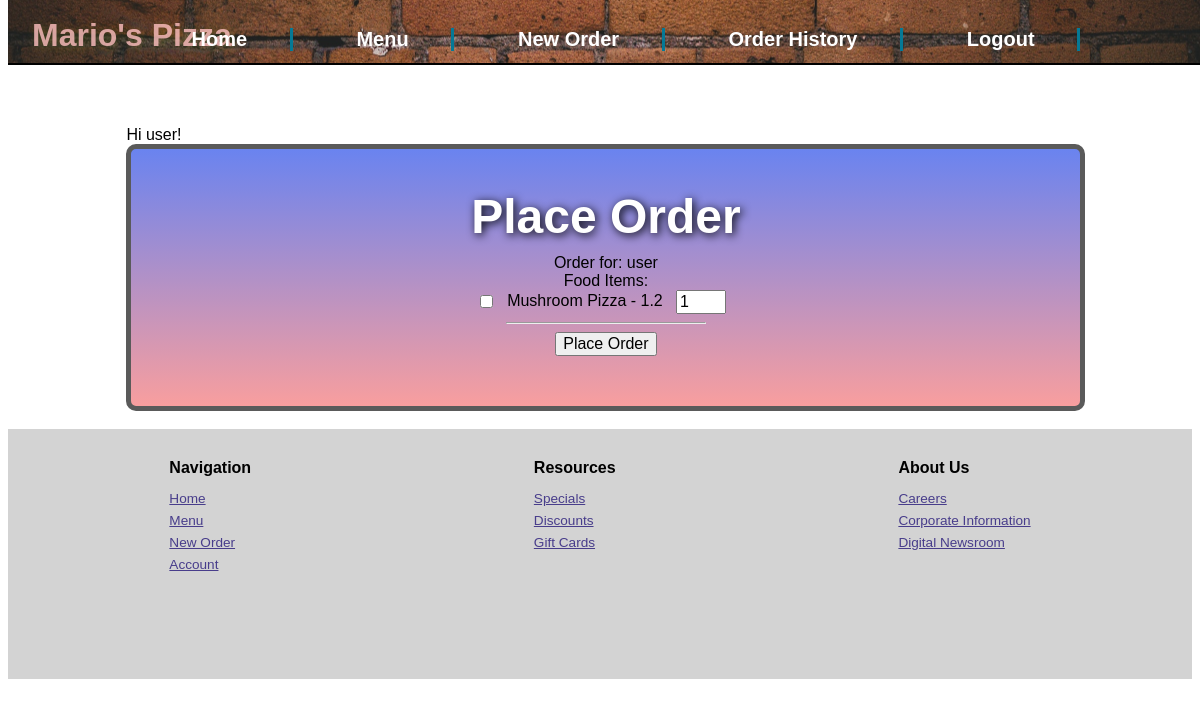
Page /order (signed in) on the earlier database version.
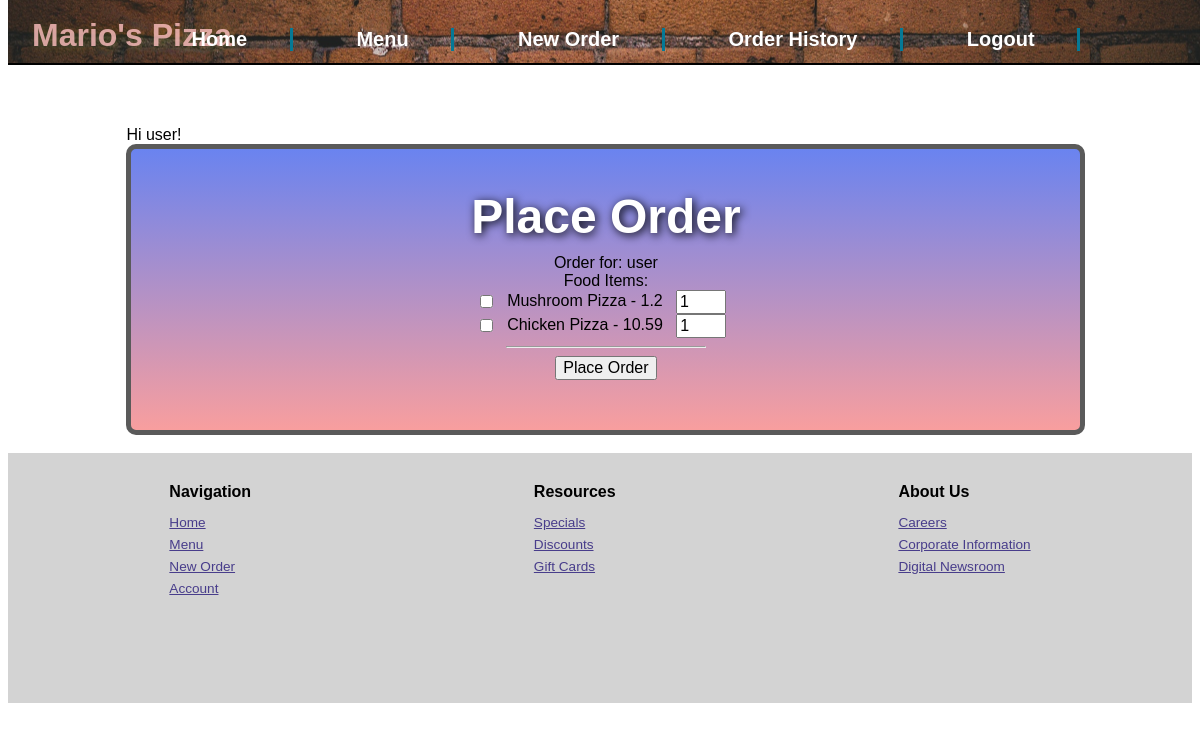
Same page on the later database version.
### models.py (models this page shows)
class Food(db.Model):
    id = db.Column(db.Integer, primary_key=True)
    name = db.Column(db.String(50))
    price = db.Column(db.Float)
    category=db.Column(db.String(50))

### routes.py (the view, shortened to what this page needs)
@app.route('/order', methods=['POST','GET'])
@login_required
def create_order():
    if request.method=='GET':
        customers = Customer.query.filter_by(role=1) # returns all the customer in customer table excepts admins
        foods = Food.query.all() #returns all the foods in food table
        return render_template('new_order.html', customers=customers, foods=foods)

### models.py (called while the page is built)
    def is_admin(self):
        return self.role == 2

### routes.py (called while the page is built)
@login_manager.user_loader
def load_user(email):
    return Customer.query.filter_by(email=email).first()

### templates/new_order.html
{% extends 'base.html' %}
{% block content %}
        <div class="topcontainer" id="new_orderstop">
          <h2>Place Order</h2>
          <form method="post" action="{{ url_for('create_order') }}">
            {% if current_user.is_admin() %}
              <label for="customer_id">Customer:</label>
              <select name="customer_id" id="customer_id">
                {% for customer in customers %}
                  <option value="{{ customer.id }}">{{ customer.name }}</option>
                {% endfor %}
              </select><br>
            {% else %}
              Order for: {{current_user.name }}
              <input type="hidden" id="customer_id" name="customer_id" value="{{current_user.id}}" min="1"><br>
            {% endif %}
            <label for="food_items">Food Items:</label><br>
            {% for food in foods %}
              <input type="checkbox" id="food_{{ food.id }}" name="food_items" value="{{ food.id }}">
              <label for="food_{{ food.id }}">{{ food.name }} - {{ food.price }}</label>&nbsp;&nbsp;
              <input type="number" id="quantity_{{ food.id }}" name="quantity_{{ food.id }}" value="1" min="1"><br>
            {% endfor %}
            <hr>
            <input type="submit" value="Place Order">
          </form>
        </div>
        {% endblock %}

Differences in the rows shown:
added Food: name "Chicken Pizza", price "10.59"
